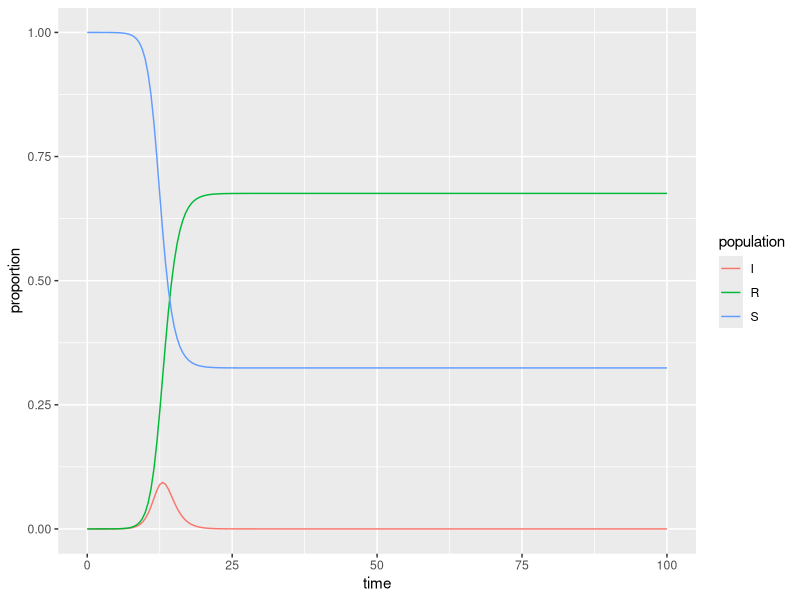

Write the R code that produced this figure.
## ---- chunk 1
knitr::opts_chunk$set(echo = TRUE)
library(tidyverse)
library(deSolve)
## ---- chunk 2
### Specify parameters

## Proportion in each compartment: Susceptible 0.999999, Infected 0.000001, Recovered 0 (these are directly from the example linked above)
init <- c(S = 1-1e-6, I = 1e-6, R = 0.0)

## beta: infection parameter; gamma: recovery parameter
parameters <- c(beta = 2.5, gamma = 1.5)

## Time frame
times      <- seq(0, 100, by = 0.5)
## ---- chunk 3
## Build the function with all 
sir <- function(time, init, parameters) {

  with(as.list(c(init, parameters)), {

    dS <- -beta * S * I
    dI <-  beta * S * I - gamma * I
    dR <-  gamma * I
    
    return(list(c(dS, dI, dR)))
  })
}
## ---- chunk 4
## Solve using `deSolve::ode()`
approximation <- ode(y = init, times = times, func = sir, parms = parameters)
## ---- chunk 5
## Get output into a data frame
approx_df <- as.data.frame(approximation)

## Pivot longer so R will do the work for us: 
approx_long <- approx_df %>% 
  pivot_longer(cols = S:R, names_to = "population", values_to = "proportion")

## ---- chunk 6
ggplot(data = approx_long, aes(x = time, y = proportion)) +
  geom_line(aes(color = population))
